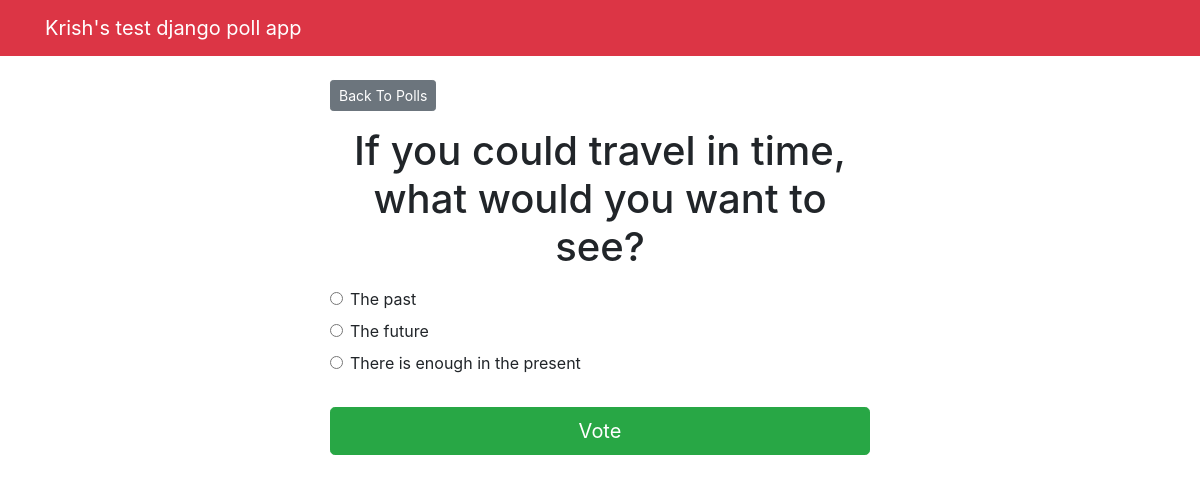
The page /polls/6/ on the database its author committed.
### polls/models.py (models this page shows, shortened)
class Question(models.Model):
    question_text = models.CharField(max_length=200)
    pub_date = models.DateTimeField('Date published')

class Choice(models.Model):
    question = models.ForeignKey(Question, on_delete=models.CASCADE)
    choice_text = models.CharField(max_length=200)
    votes = models.IntegerField(default=0)

### polls/views.py (the view)
# urls.py: path('<int:question_id>/', views.detail, name='detail'),
def detail(request, question_id):
  try:
    question = Question.objects.get(pk=question_id)
  except Question.DoesNotExist:
    raise Http404("Question does not exist")
  return render(request, 'polls/detail.html', { 'question': question })

### templates/polls/detail.html (shortened to what this page needs)
{% extends 'base.html' %}
{% block content %}
<a class="btn btn-secondary btn-sm mb-3" href="{% url 'polls:index' %}">Back To Polls</a>
<h1 class="text-center mb-3">{{ question.question_text }}</h1>
<form action="{% url 'polls:vote' question.id %}" method="post">
	{% for choice in question.choice_set.all %}
		<div class="form-check">
			<input
				type="radio"
				name="choice"
				class="form-check-input"
				id="choice{{ forloop.counter }}"
				value="{{ choice.id }}"
			/>
			<label for="choice{{ forloop.counter }}">{{ choice.choice_text }}</label
			>
		</div>
	{% endfor %}
	<input type="submit" value="Vote" class="btn btn-success btn-lg btn-block mt-4" />
</form>
{% endblock %}

### rows shown on the page
Question: question_text "If you could travel in time, what would you want to see?"
Choice: choice_text "The past"
Choice: choice_text "The future"
Choice: choice_text "There is enough in the present"
